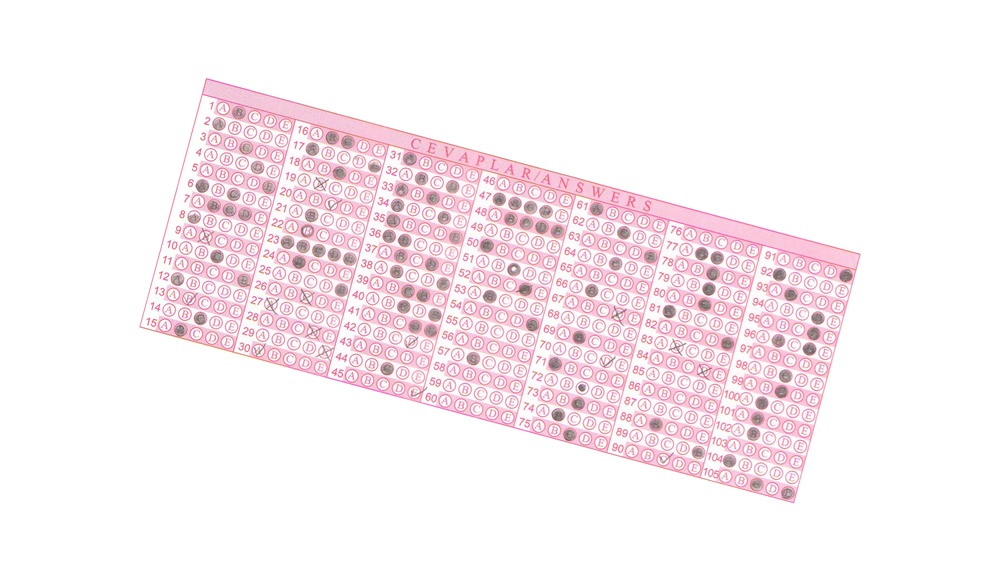
#> input picture Python/TestGrader/answersR.jpg, 1000 x 581 px, shrunk from 3109 x 1806 before the run
$ python test_grader.py --image answersR.jpg   (older library calls are emulated)
#> lines starting #> are read from the running program, lines starting #| are printed output that depends on the picture; after the words box and inside, x2 and y2 are one past the last pixel; in counts of white or black regions, pixels touching at a corner belong together
# import the necessary packages
from imutils.perspective import four_point_transform
from imutils import contours
import numpy as np
import argparse
import imutils
import cv2

# construct the argument parse and parse the arguments
ap = argparse.ArgumentParser()
ap.add_argument("-i", "--image", required=True,
	help="path to the input image")
args = vars(ap.parse_args())

# define the answer key which maps the question number
# to the correct answer
ANSWER_KEY = {0: 1, 1: 4, 2: 0, 3: 3, 4: 1}

# load the image, convert it to grayscale, blur it
# slightly, then find edges
image = cv2.imread(args["image"])
#> image is the input picture: shape (581, 1000, 3); mean B, G, R 243, 239.6, 249.6
gray = cv2.cvtColor(image, cv2.COLOR_BGR2GRAY)
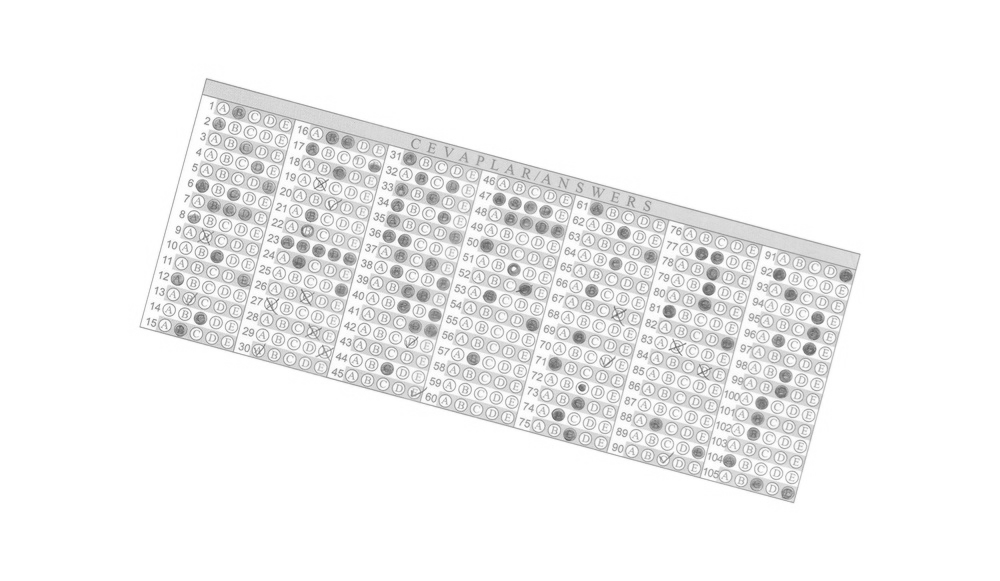
#> gray: shape (581, 1000); min 88, max 255, mean 243
blurred = cv2.GaussianBlur(gray, (5, 5), 0)
edged = cv2.Canny(blurred, 75, 200)
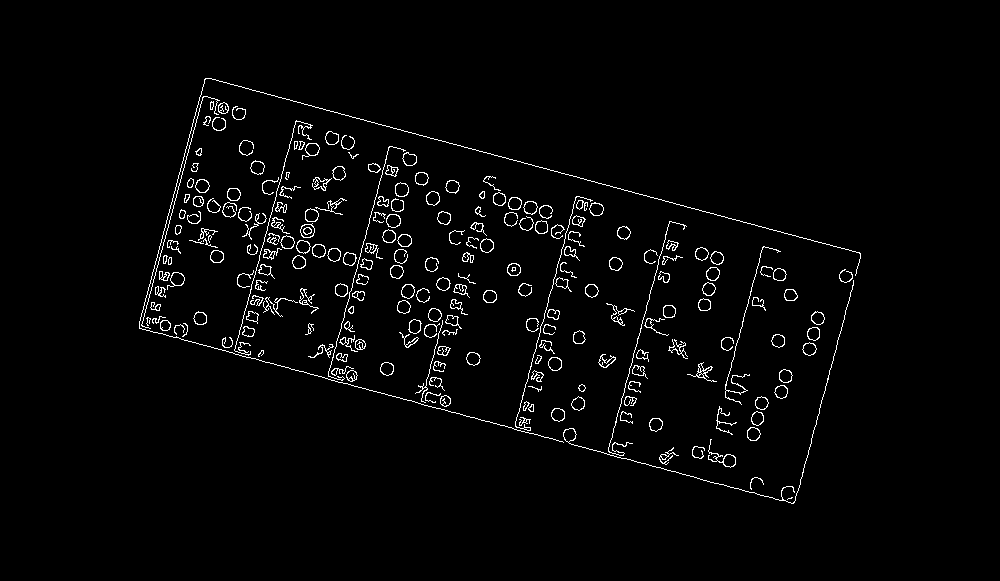
#> edged: shape (581, 1000); 2.4% white in thin lines or dots, all inside (x1, y1, x2, y2) = (139, 78, 861, 504)

# find contours in the edge map, then initialize
# the contour that corresponds to the document
cnts = cv2.findContours(edged.copy(), cv2.RETR_EXTERNAL,
	cv2.CHAIN_APPROX_SIMPLE)
#> cnts = 222 contours, 81 with area under 20; largest, box (x1, y1, x2, y2) and area: (300, 223, 315, 238) 155, (386, 214, 401, 228) 152, (395, 182, 409, 197) 152, (167, 272, 185, 290) 148, (401, 284, 415, 299) 146
cnts = cnts[0] if imutils.is_cv2() else cnts[1]
docCnt = None

# ensure that at least one contour was found
if len(cnts) > 0:
	# sort the contours according to their size in
	# descending order
	cnts = sorted(cnts, key=cv2.contourArea, reverse=True)

	# loop over the sorted contours
	for c in cnts:
		# approximate the contour
		peri = cv2.arcLength(c, True)
		approx = cv2.approxPolyDP(c, 0.02 * peri, True)

		# if our approximated contour has four points,
		# then we can assume we have found the paper
		if len(approx) == 4:
			docCnt = approx
			break
#> this loop made 7 passes
#> (peri, docCnt) on pass 7: (1098.9, [[853, 280], [792, 503], [564, 439], [793, 503]])
#> peri on passes 1 to 6: 49.8, 46.97, 46.97, 68.87, 46.63, 45.8

# apply a four point perspective transform to both the
# original image and grayscale image to obtain a top-down
# birds eye view of the paper
paper = four_point_transform(image, docCnt.reshape(4, 2))
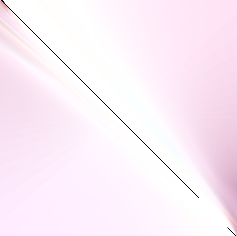
#> paper: shape (236, 237, 3); mean B, G, R 248.1, 238.1, 251.6
warped = four_point_transform(gray, docCnt.reshape(4, 2))
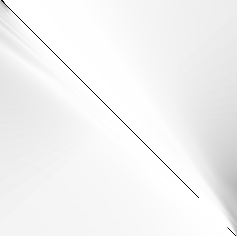
#> warped: shape (236, 237); min 0, max 255, mean 243.2

# apply Otsu's thresholding method to binarize the warped
# piece of paper
thresh = cv2.threshold(warped, 0, 255,
	cv2.THRESH_BINARY_INV | cv2.THRESH_OTSU)[1]
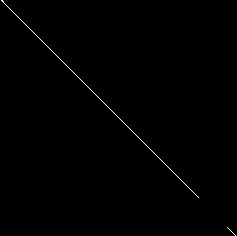
#> thresh: shape (236, 237); 0.37% white in thin lines or dots

# find contours in the thresholded image, then initialize
# the list of contours that correspond to questions
cnts = cv2.findContours(thresh.copy(), cv2.RETR_EXTERNAL,
	cv2.CHAIN_APPROX_SIMPLE)
#> cnts = 2 contours, all with area under 20
cnts = cnts[0] if imutils.is_cv2() else cnts[1]
questionCnts = []

# loop over the contours
for c in cnts:
	# compute the bounding box of the contour, then use the
	# bounding box to derive the aspect ratio
	(x, y, w, h) = cv2.boundingRect(c)
	ar = w / float(h)

	# in order to label the contour as a question, region
	# should be sufficiently wide, sufficiently tall, and
	# have an aspect ratio approximately equal to 1
	if w >= 20 and h >= 20 and ar >= 0.9 and ar <= 1.1:
		questionCnts.append(c)
#> this loop made 2 passes
#> (c, x, y, w, h, ar) on pass 1: ([[227, 227], [235, 235]], 227, 227, 9, 9, 1)
#> (x, y, w, h, ar) on pass 2: (1, 0, 198, 198, 1)
#> after the loop, questionCnts = 1 item

# sort the question contours top-to-bottom, then initialize
# the total number of correct answers
questionCnts = contours.sort_contours(questionCnts,
	method="top-to-bottom")[0]
correct = 0

# each question has 5 possible answers, to loop over the
# question in batches of 5
for (q, i) in enumerate(np.arange(0, len(questionCnts), 5)):
	# sort the contours for the current question from
	# left to right, then initialize the index of the
	# bubbled answer
	cnts = contours.sort_contours(questionCnts[i:i + 5])[0]
	bubbled = None

	# loop over the sorted contours
	for (j, c) in enumerate(cnts):
		# construct a mask that reveals only the current
		# "bubble" for the question
		mask = np.zeros(thresh.shape, dtype="uint8")
		cv2.drawContours(mask, [c], -1, 255, -1)

		# apply the mask to the thresholded image, then
		# count the number of non-zero pixels in the
		# bubble area
		mask = cv2.bitwise_and(thresh, thresh, mask=mask)
		total = cv2.countNonZero(mask)

		# if the current total has a larger number of total
		# non-zero pixels, then we are examining the currently
		# bubbled-in answer
		if bubbled is None or total > bubbled[0]:
			bubbled = (total, j)

	# initialize the contour color and the index of the
	# *correct* answer
	color = (0, 0, 255)
	k = ANSWER_KEY[0]

	# check to see if the bubbled answer is correct
	if k == bubbled[1]:
		color = (0, 255, 0)
		correct += 1

	# draw the outline of the correct answer on the test
#> (the run stopped early here; a loop or call above may not have finished)

$ run again, on Python/TestGrader/testMarked2.jpg
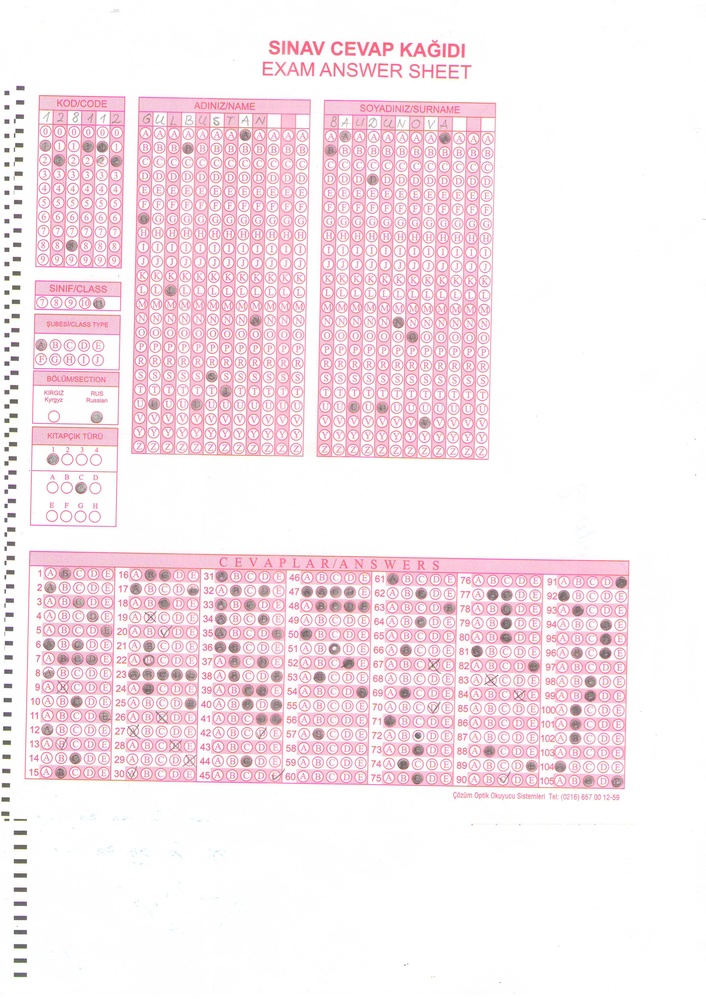
#> input picture Python/TestGrader/testMarked2.jpg, 706 x 999 px, shrunk from 2480 x 3508 before the run
#> image is the input picture: shape (999, 706, 3); mean B, G, R 237.2, 232, 247.3
#> `edged = cv2.Canny(blurred, 75, 200)`:
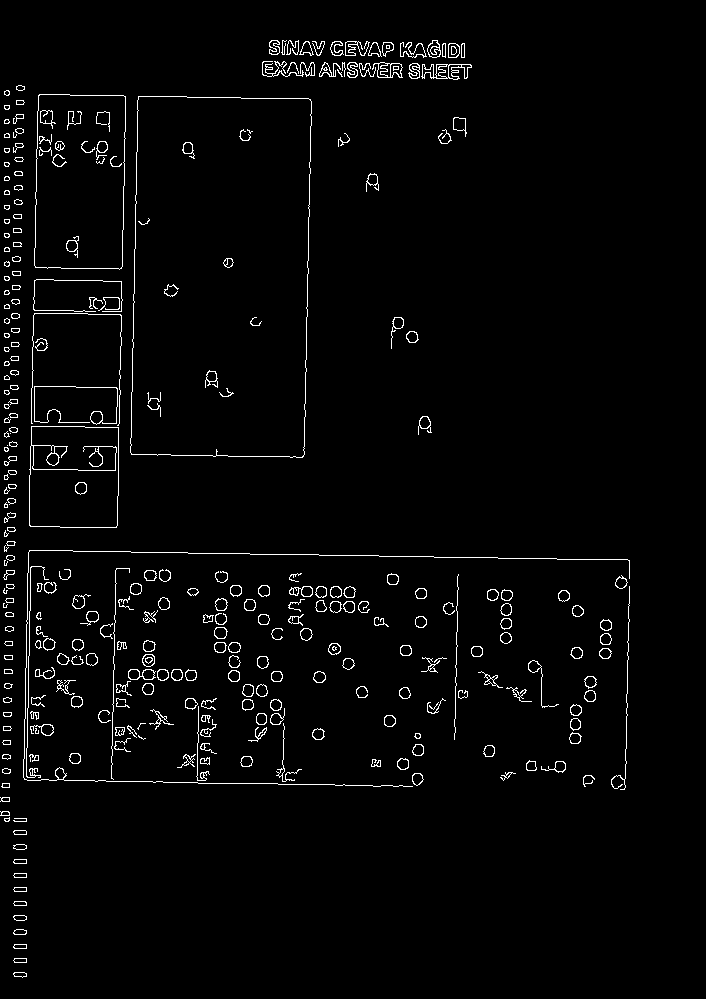
#> edged: shape (999, 706); 2.5% white in thin lines or dots, all inside (x1, y1, x2, y2) = (0, 40, 630, 978)
#> `cnts = cv2.findContours(edged.copy(), cv2.RETR_EXTERNAL, cv2.CHAIN_APP..`: cnts = 289 contours, 87 with area under 20; largest, box (x1, y1, x2, y2) and area: (130, 96, 312, 458) 62098, (34, 94, 126, 270) 15162, (29, 426, 119, 528) 8824, (421, 64, 472, 80) 431, (372, 62, 403, 78) 311
#> the loop `for c in cnts:` made 1 pass
#> (peri, docCnt) on pass 1: (1084.3, [[138, 96], [130, 452], [302, 457], [311, 101]])
#> `thresh = cv2.threshold(warped, 0, 255, cv2.THRESH_BINARY_INV | cv2.THR..`:
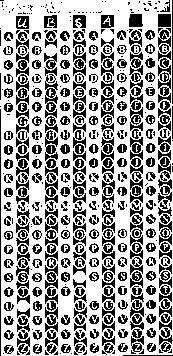
#> thresh: shape (356, 173); 61.3% white; black in thin lines or dots
#> `cnts = cv2.findContours(thresh.copy(), cv2.RETR_EXTERNAL, cv2.CHAIN_AP..`: cnts = 1 contour; box (x1, y1, x2, y2) and area: (0, 0, 173, 356) 60422
#> the loop `for c in cnts:` made 1 pass
#> (x, y, w, h, ar) on pass 1: (0, 0, 173, 356, 0.486)
#> after the loop `for c in cnts:`: questionCnts = []
